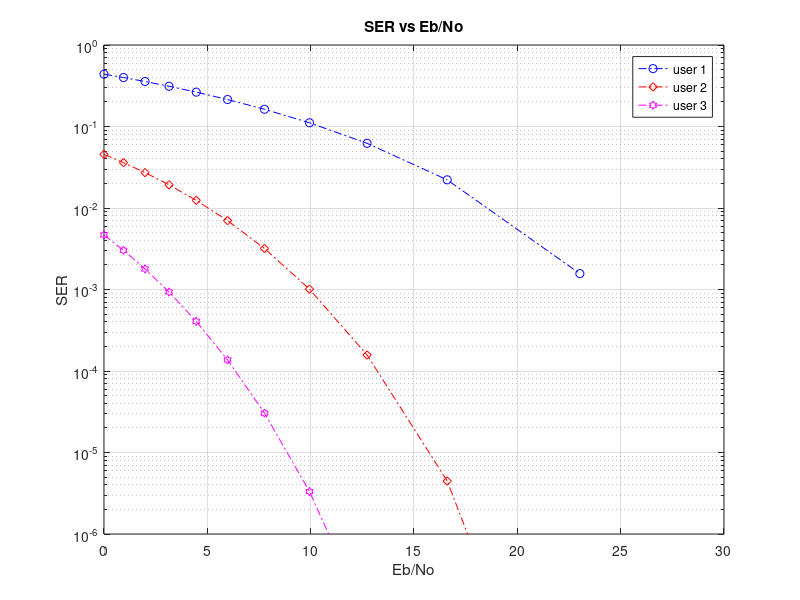

Recreate this plot in MATLAB.
%%A simulation for Wavelet based NOMA (W-NOMA)
%This code is to simulate the SNR equations of W-NOMA
%for considered received signal to noise ratio
close all;clear all;clc;
M = 10^3; 
p=1; %total power
a1=0.6;a2=0.25;a3=0.15; %fractions of power to NOMA users

%%The power given to the users determines the received SNR; generally, 
% for NOMA users, the transmit SNR is assumed in the literature; 
% however, in this case, the received SNR is according to the initial 
% transmit power, which explains why the nearby user would experience more
% interference because its power is lowest.
SNR1=0.001:-9.0000e-05:0.0001; %rcvd snr of user 1 near user
SNR2=0.00025:-2.2500e-05:0.000025; %rcvd snr of user 2 Intermediate user
SNR3=0.000075:-6.7500e-06:0.0000075; %rcvd snr of user 3 far user

E_b=p/M;
Eb_No=E_b./SNR1;Eb_NodB=10.*log(Eb_No);
Eb_No2=E_b./SNR2;Eb_No2dB=10.*log(Eb_No2);
Eb_No3=E_b./SNR3;Eb_No3dB=10.*log(Eb_No3);

SER_1=erfc(sqrt(2*a1.*(Eb_No)))+erfc(sqrt(2*a2.*(Eb_No)));
SER_2=erfc(sqrt(2*a2.*(Eb_No2)));
SER_3=erfc(sqrt(2*a3.*(Eb_No3)));

%%Plotting results
figure(1)
semilogy(Eb_NodB,SER_1,'-.bo')
axis([0 30 10^-6 1])
title('SER vs Eb/No')
xlabel('Eb/No')
ylabel('SER')
hold on;semilogy(Eb_NodB,SER_2,'-.rd')
title('SER vs Eb/No')
xlabel('Eb/No')
ylabel('SER')
hold on;semilogy(Eb_NodB,SER_3,'-.mh')
title('SER vs Eb/No')
xlabel('Eb/No')
ylabel('SER');grid on;
legend('user 1','user 2','user 3')
%%For your simulation you can replace the rcvd snr values with yours.
% However, for trnasmit snr you must equate the equations again